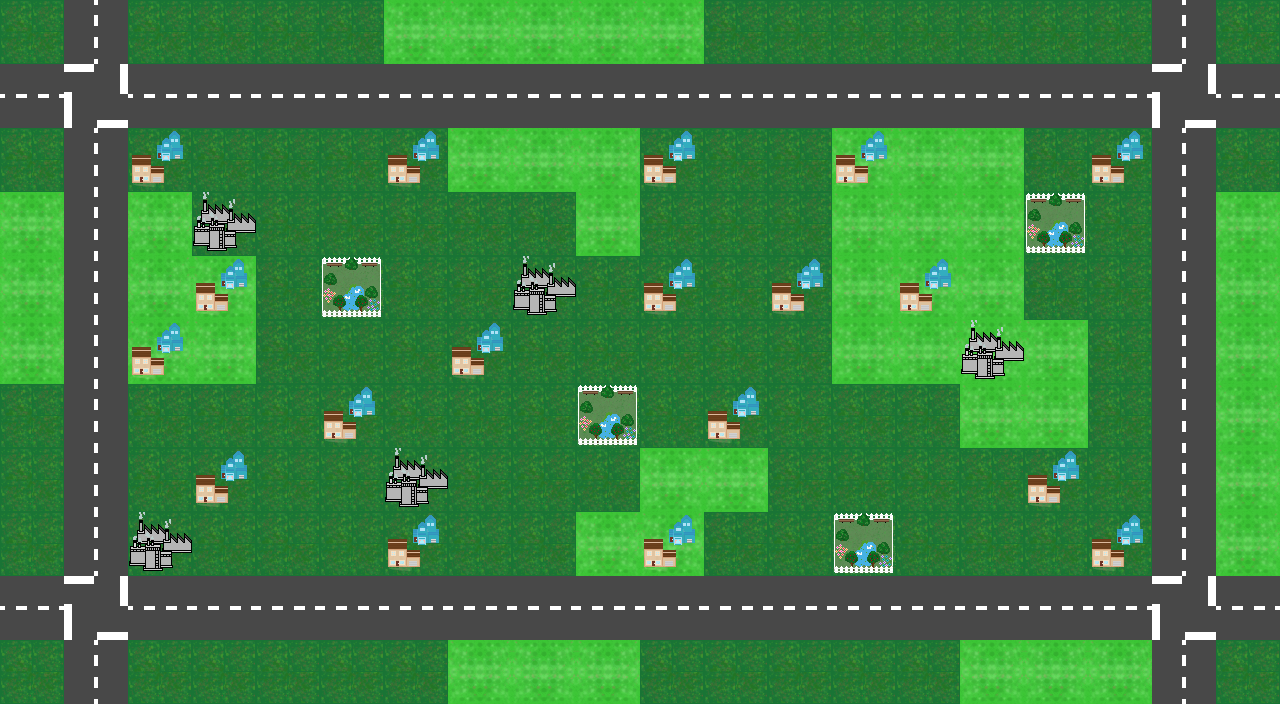

Rendered tile map (Tiled .tmx) drawn with the repository's tilesets; below, a short description and the full map source, tile grids included:
An orthogonal 20x11 tile map with 64x64 px tiles, 3 tile layers (Ground, Roads, Buildings), 2 hidden layers not drawn.

<map version="1.0" orientation="orthogonal" renderorder="right-down" width="20" height="11" tilewidth="64" tileheight="64" nextobjectid="5">
 <tileset firstgid="1" name="spritesheet" tilewidth="64" tileheight="64" tilecount="64" columns="8">
  <image source="spritesheet.png" width="512" height="512" />
  <tile id="54">
   <properties>
    <property name="costs" type="int" value="300" />
    <property name="pollution" type="float" value="-0.03" />
   </properties>
  </tile>
  <tile id="59">
   <properties>
    <property name="maxPopulation" type="int" value="100" />
   </properties>
  </tile>
  <tile id="62">
   <properties>
    <property name="maxJobs" type="int" value="200" />
    <property name="pollution" type="float" value="0.05" />
    <property name="profit" type="int" value="5000" />
   </properties>
  </tile>
  <tile id="63">
   <properties>
    <property name="costs" type="int" value="300" />
    <property name="pollution" type="float" value="-0.03" />
   </properties>
  </tile>
 </tileset>
 <layer name="Ground" width="20" height="11">
  <data encoding="csv">
2,2,2,2,2,2,8,8,8,8,8,2,2,2,2,2,2,2,2,2,
2,2,2,2,2,2,2,8,8,8,8,2,2,2,8,8,2,2,2,2,
2,2,2,2,2,2,2,8,8,8,2,2,2,8,8,8,2,2,2,2,
8,8,8,2,2,2,2,2,2,8,2,2,2,8,8,8,2,2,8,8,
8,8,8,8,2,2,2,2,2,2,2,2,2,8,8,8,2,2,8,8,
8,8,8,8,2,2,2,2,2,2,2,2,2,8,8,8,8,2,8,8,
2,2,2,2,2,2,2,2,2,2,2,2,2,2,2,8,8,2,8,8,
2,2,2,2,2,2,2,2,2,2,8,8,2,2,2,2,2,2,8,8,
2,2,2,2,2,2,2,2,2,8,8,2,2,2,2,2,2,2,2,8,
2,2,2,2,2,2,2,8,8,8,2,2,2,2,2,2,2,2,8,8,
2,2,2,2,2,2,2,8,8,8,2,2,2,2,2,8,8,8,8,2
</data>
 </layer>
 <layer name="Roads" width="20" height="11">
  <data encoding="csv">
0,4,0,0,0,0,0,0,0,0,0,0,0,0,0,0,0,0,4,0,
5,6,5,5,5,5,5,5,5,5,5,5,5,5,5,5,5,5,6,5,
0,4,0,0,0,0,0,0,0,0,0,0,0,0,0,0,0,0,4,0,
0,4,0,0,0,0,0,0,0,0,0,0,0,0,0,0,0,0,4,0,
0,4,0,0,0,0,0,0,0,0,0,0,0,0,0,0,0,0,4,0,
0,4,0,0,0,0,0,0,0,0,0,0,0,0,0,0,0,0,4,0,
0,4,0,0,0,0,0,0,0,0,0,0,0,0,0,0,0,0,4,0,
0,4,0,0,0,0,0,0,0,0,0,0,0,0,0,0,0,0,4,0,
0,4,0,0,0,0,0,0,0,0,0,0,0,0,0,0,0,0,4,0,
5,6,5,5,5,5,5,5,5,5,5,5,5,5,5,5,5,5,6,5,
0,4,0,0,0,0,0,0,0,0,0,0,0,0,0,0,0,0,4,0
</data>
 </layer>
 <layer name="Buildings" width="20" height="11">
  <data encoding="csv">
0,0,0,0,0,0,0,0,0,0,0,0,0,0,0,0,0,0,0,0,
0,0,0,0,0,0,0,0,0,0,0,0,0,0,0,0,0,0,0,0,
0,0,60,0,0,0,60,0,0,0,60,0,0,60,0,0,0,60,0,0,
0,0,0,63,0,0,0,0,0,0,0,0,0,0,0,0,55,0,0,0,
0,0,0,60,0,55,0,0,63,0,60,0,60,0,60,0,0,0,0,0,
0,0,60,0,0,0,0,60,0,0,0,0,0,0,0,63,0,0,0,0,
0,0,0,0,0,60,0,0,0,55,0,60,0,0,0,0,0,0,0,0,
0,0,0,60,0,0,63,0,0,0,0,0,0,0,0,0,60,0,0,0,
0,0,63,0,0,0,60,0,0,0,60,0,0,55,0,0,0,60,0,0,
0,0,0,0,0,0,0,0,0,0,0,0,0,0,0,0,0,0,0,0,
0,0,0,0,0,0,0,0,0,0,0,0,0,0,0,0,0,0,0,0
</data>
 </layer>
 <layer name="BuildingSpots" width="20" height="11" visible="0">
  <data encoding="csv">
0,0,0,0,0,0,0,0,0,0,0,0,0,0,0,0,0,0,0,0,
0,0,0,0,0,0,0,0,0,0,0,0,0,0,0,0,0,0,0,0,
0,0,1,1,1,1,1,1,1,1,1,1,1,1,1,1,1,1,0,0,
0,0,1,1,1,1,1,1,1,1,1,1,1,1,1,1,1,1,0,0,
0,0,1,1,1,1,1,1,1,1,1,1,1,1,1,1,1,1,0,0,
0,0,1,1,1,1,1,1,1,1,1,1,1,1,1,1,1,1,0,0,
0,0,1,1,1,1,1,1,1,1,1,1,1,1,1,1,1,1,0,0,
0,0,1,1,1,1,1,1,1,1,1,1,1,1,1,1,1,1,0,0,
0,0,1,1,1,1,1,1,1,1,1,1,1,1,1,1,1,1,0,0,
0,0,0,0,0,0,0,0,0,0,0,0,0,0,0,0,0,0,0,0,
0,0,0,0,0,0,0,0,0,0,0,0,0,0,0,0,0,0,0,0
</data>
 </layer>
 <layer name="Pollution" width="20" height="11" visible="0">
  <data encoding="csv">
7,7,7,7,7,7,7,7,7,7,7,7,7,7,7,7,7,7,7,7,
7,7,7,7,7,7,7,7,7,7,7,7,7,7,7,7,7,7,7,7,
7,7,7,7,7,7,7,7,7,7,7,7,7,7,7,7,7,7,7,7,
7,7,7,7,7,7,7,7,7,7,7,7,7,7,7,7,7,7,7,7,
7,7,7,7,7,7,7,7,7,7,7,7,7,7,7,7,7,7,7,7,
7,7,7,7,7,7,7,7,7,7,7,7,7,7,7,7,7,7,7,7,
7,7,7,7,7,7,7,7,7,7,7,7,7,7,7,7,7,7,7,7,
7,7,7,7,7,7,7,7,7,7,7,7,7,7,7,7,7,7,7,7,
7,7,7,7,7,7,7,7,7,7,7,7,7,7,7,7,7,7,7,7,
7,7,7,7,7,7,7,7,7,7,7,7,7,7,7,7,7,7,7,7,
7,7,7,7,7,7,7,7,7,7,7,7,7,7,7,7,7,7,7,7
</data>
 </layer>
</map>